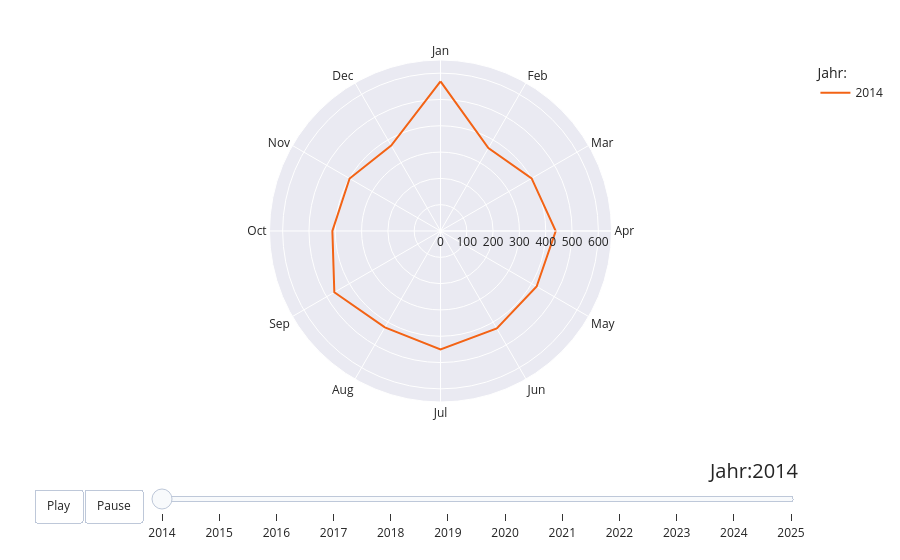

The notebook cell saved with this chart:
### Markdown cell above
#### Animierter Radarplot - pro Jahr

### Code cell
# Angenommen, df_final ist Ihr vorbereiteter DataFrame

# Jahre und Farbskala vorbereiten
years = df_final['Jahr_nbr'].unique()
num_years = len(years)
color_scale = px.colors.sequential.Turbo[:num_years] # viridis, magma, inferno, Plasma, Cividis, Plotly3, Turbo

# Farbzuordnung erstellen
color_map = dict(zip(sorted(years, reverse=True), color_scale))

# Radarplot mit Animation erstellen
fig = px.line_polar(df_final, 
                    r="sum_WBev", 
                    theta="MonthName", 
                    color="Jahr_nbr", 
                    line_close=True,
                    color_discrete_map=color_map,
                    template="seaborn",
                    category_orders={"MonthName": month_names},
                    animation_frame="Jahr_nbr",  # Dies erzeugt die Animation
                    range_r=[0, df_final['sum_WBev'].max()])  # Fixer y-Achsenbereich für konsistente Animation

# Layout anpassen
fig.update_layout(
    polar=dict(
        radialaxis=dict(showticklabels=True, ticks=''),
        angularaxis=dict(direction="clockwise", period=12)
    ),
    legend_title_text='Jahr:',
    updatemenus=[{
        "buttons": [
            {
                "args": [None, {"frame": {"duration": 500, "redraw": True},
                                "fromcurrent": True, "transition": {"duration": 300,
                                                                    "easing": "quadratic-in-out"}}],
                "label": "Play",
                "method": "animate"
            },
            {
                "args": [[None], {"frame": {"duration": 0, "redraw": True},
                                  "mode": "immediate",
                                  "transition": {"duration": 0}}],
                "label": "Pause",
                "method": "animate"
            }
        ],
        "direction": "left",
        "pad": {"r": 10, "t": 87},
        "showactive": False,
        "type": "buttons",
        "x": 0.1,
        "xanchor": "right",
        "y": 0,
        "yanchor": "top"
    }],
    sliders=[{
        "active": 0,
        "yanchor": "top",
        "xanchor": "left",
        "currentvalue": {
            "font": {"size": 20},
            "prefix": "Jahr:",
            "visible": True,
            "xanchor": "right"
        },
        "transition": {"duration": 300, "easing": "cubic-in-out"},
        "pad": {"b": 10, "t": 50},
        "len": 0.9,
        "x": 0.1,
        "y": 0,
        "steps": [
            {
                "args": [[year], {"frame": {"duration": 300, "redraw": True},
                                  "mode": "immediate",
                                  "transition": {"duration": 300}}],
                "label": str(year),
                "method": "animate"
            } for year in years
        ]
    }]
)

fig.show()

### Figure 1 — Plotly figure (JSON) as saved in the notebook; plotly's stock layout.template omitted (floating-point values rounded to 4 significant figures)
{"data": [{"hovertemplate": "Jahr_nbr=2014<br>sum_WBev=%{r}<br>MonthName=%{theta}<extra></extra>", "legendgroup": "2014", "line": {"color": "#f36315", "dash": "solid"}, "marker": {"symbol": "circle"}, "mode": "lines", "name": "2014", "r": [569, 364, 400, 438, 422, 428, 450, 423, 466, 411, 399, 375, 569], "showlegend": true, "subplot": "polar", "theta": ["Jan", "Feb", "Mar", "Apr", "May", "Jun", "Jul", "Aug", "Sep", "Oct", "Nov", "Dec", "Jan"], "type": "scatterpolar"}], "layout": {"legend": {"title": {"text": "Jahr:"}, "tracegroupgap": 0}, "margin": {"t": 60}, "polar": {"angularaxis": {"categoryarray": ["Jan", "Feb", "Mar", "Apr", "May", "Jun", "Jul", "Aug", "Sep", "Oct", "Nov", "Dec"], "categoryorder": "array", "direction": "clockwise", "period": 12, "rotation": 90}, "domain": {"x": [0, 1], "y": [0, 1]}, "radialaxis": {"range": [0, 650], "showticklabels": true, "ticks": ""}}, "sliders": [{"active": 0, "currentvalue": {"font": {"size": 20}, "prefix": "Jahr:", "visible": true, "xanchor": "right"}, "len": 0.9, "pad": {"b": 10, "t": 50}, "steps": [{"args": [[2014], {"frame": {"duration": 300, "redraw": true}, "mode": "immediate", "transition": {"duration": 300}}], "label": "2014", "method": "animate"}, {"args": [[2015], {"frame": {"duration": 300, "redraw": true}, "mode": "immediate", "transition": {"duration": 300}}], "label": "2015", "method": "animate"}, {"args": [[2016], {"frame": {"duration": 300, "redraw": true}, "mode": "immediate", "transition": {"duration": 300}}], "label": "2016", "method": "animate"}, {"args": [[2017], {"frame": {"duration": 300, "redraw": true}, "mode": "immediate", "transition": {"duration": 300}}], "label": "2017", "method": "animate"}, {"args": [[2018], {"frame": {"duration": 300, "redraw": true}, "mode": "immediate", "transition": {"duration": 300}}], "label": "2018", "method": "animate"}, {"args": [[2019], {"frame": {"duration": 300, "redraw": true}, "mode": "immediate", "transition": {"duration": 300}}], "label": "2019", "method": "animate"}, {"args": [[2020], {"frame": {"duration": 300, "redraw": true}, "mode": "immediate", "transition": {"duration": 300}}], "label": "2020", "method": "animate"}, {"args": [[2021], {"frame": {"duration": 300, "redraw": true}, "mode": "immediate", "transition": {"duration": 300}}], "label": "2021", "method": "animate"}, {"args": [[2022], {"frame": {"duration": 300, "redraw": true}, "mode": "immediate", "transition": {"duration": 300}}], "label": "2022", "method": "animate"}, {"args": [[2023], {"frame": {"duration": 300, "redraw": true}, "mode": "immediate", "transition": {"duration": 300}}], "label": "2023", "method": "animate"}, {"args": [[2024], {"frame": {"duration": 300, "redraw": true}, "mode": "immediate", "transition": {"duration": 300}}], "label": "2024", "method": "animate"}, {"args": [[2025], {"frame": {"duration": 300, "redraw": true}, "mode": "immediate", "transition": {"duration": 300}}], "label": "2025", "method": "animate"}], "transition": {"duration": 300, "easing": "cubic-in-out"}, "x": 0.1, "xanchor": "left", "y": 0, "yanchor": "top"}], "updatemenus": [{"buttons": [{"args": [null, {"frame": {"duration": 500, "redraw": true}, "fromcurrent": true, "transition": {"duration": 300, "easing": "quadratic-in-out"}}], "label": "Play", "method": "animate"}, {"args": [[null], {"frame": {"duration": 0, "redraw": true}, "mode": "immediate", "transition": {"duration": 0}}], "label": "Pause", "method": "animate"}], "direction": "left", "pad": {"r": 10, "t": 87}, "showactive": false, "type": "buttons", "x": 0.1, "xanchor": "right", "y": 0, "yanchor": "top"}]}}
